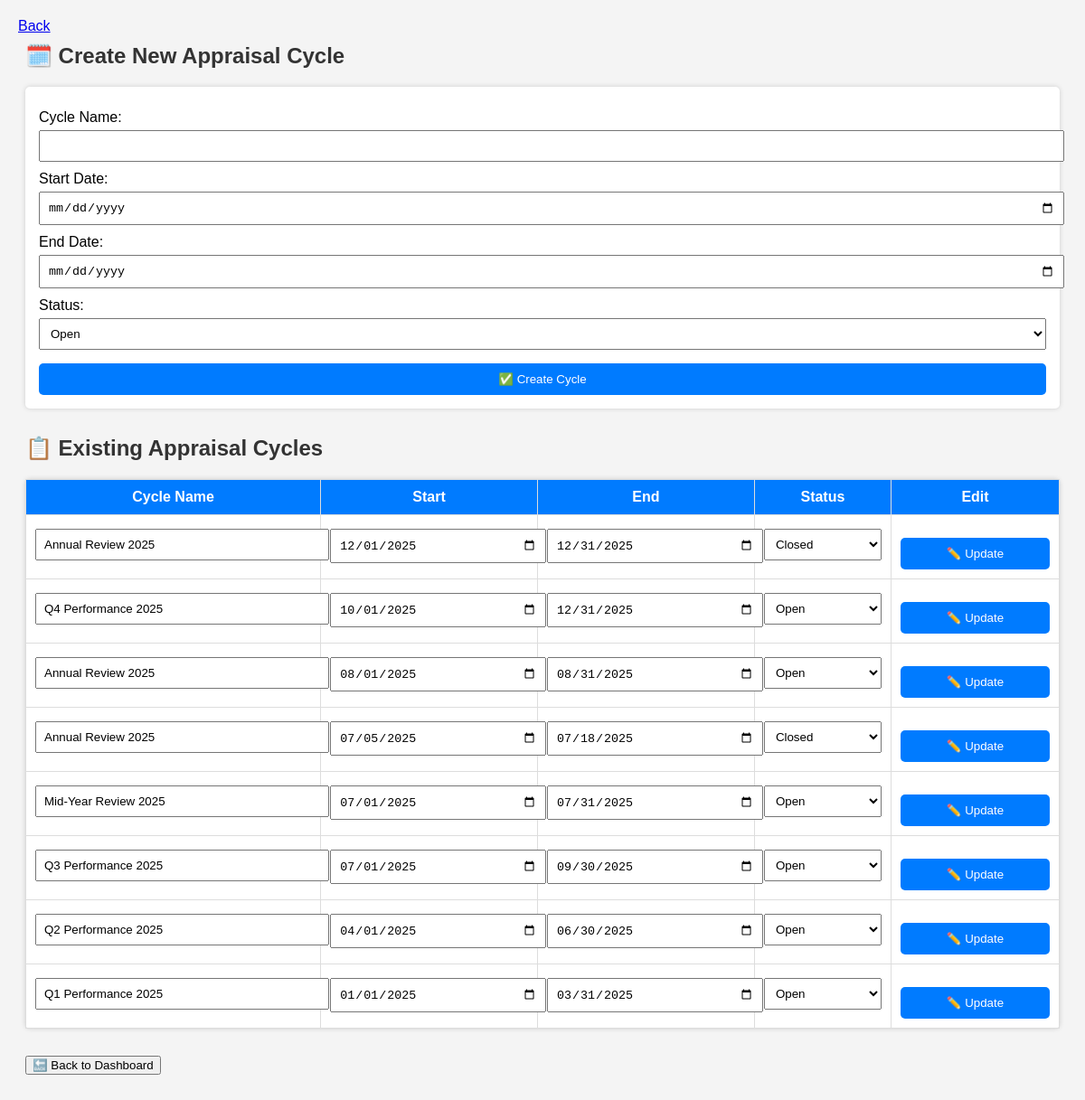
The app's page /manage_cycles.php (signed in) with its own data.
### tables this page shows
CREATE TABLE `cycle` (
  `cycle_id` int(11) NOT NULL,
  `cycle_name` varchar(100) NOT NULL,
  `start_date` date NOT NULL,
  `end_date` date NOT NULL,
  `status` enum('Open','Closed') DEFAULT 'Open'
);

### manage_cycles.php (the view, shortened to what this page needs)
 <?php
include 'db_connect.php';
$cycles = $conn->query("SELECT * FROM cycle ORDER BY start_date DESC");
?>
<!DOCTYPE html>
<html>
<head>
</head>
<body>
<h2>🗓️ Create New Appraisal Cycle</h2>
<form method="POST" action="manage_cycles.php">
    <label for="cycle_name">Cycle Name:</label>
    <input type="text" name="cycle_name" required>
    <label for="start_date">Start Date:</label>
    <input type="date" name="start_date" required>
    <label for="end_date">End Date:</label>
    <input type="date" name="end_date" required>
    <label for="status">Status:</label>
    <select name="status" required>
        <option value="Open">Open</option>
    </select>
    <input type="submit" name="create_cycle" value="✅ Create Cycle">
</form>
<h2>📋 Existing Appraisal Cycles</h2>
<?php if ($cycles->num_rows > 0): ?>
    <table>
        <thead>
            <tr>
                <th>Cycle Name</th>
                <th>Start</th>
                <th>End</th>
                <th>Status</th>
                <th>Edit</th>
            </tr>
        </thead>
        <tbody>
        <?php while ($row = $cycles->fetch_assoc()): ?>
            <tr>
                <form method="POST" action="manage_cycles.php">
                    <td><input type="text" name="cycle_name" value="<?= htmlspecialchars($row['cycle_name']) ?>"></td>
                    <td><input type="date" name="start_date" value="<?= $row['start_date'] ?>"></td>
                    <td><input type="date" name="end_date" value="<?= $row['end_date'] ?>"></td>
                    <td>
                        <select name="status">
                            <option value="Open" <?= $row['status'] === 'Open' ? 'selected' : '' ?>>Open</option>
                            <option value="Closed" <?= $row['status'] === 'Closed' ? 'selected' : '' ?>>Closed</option>
                        </select>
                    </td>
                    <td>
                        <input type="submit" name="update_cycle" value="✏️ Update">
                    </td>
                </form>
            </tr>
        <?php endwhile; ?>
        </tbody>
    </table>
<?php else: ?>
    <p>No cycles found.</p>
<?php endif; ?>
<a href="dashboard.php"><button>🔙 Back to Dashboard</button></a>
<div class="back-button">
  <a href="dashboard.php" onclick="return confirm('Return to dashboard?')" class="btn btn-outline-secondary">
    <i class="bi bi-arrow-left-circle"></i> Back
  </a>
</div>
</body>
</html>

### manage_cycles.php (style rules this page uses)
body { font-family: Arial, sans-serif; padding: 20px; background-color: #f4f4f4; }
h2 { color: #333; }
form, table { background-color: #fff; padding: 15px; border-radius: 5px; box-shadow: 0 0 5px #ccc; margin-bottom: 30px; }
label { display: block; margin-top: 10px; }
input, select { width: 100%; padding: 8px; margin-top: 5px; }
input[type="submit"] { margin-top: 15px; background-color: #007BFF; color: white; border: none; border-radius: 5px; padding: 10px 20px; cursor: pointer; }
table { width: 100%; border-collapse: collapse; }
th, td { padding: 10px; border: 1px solid #ddd; vertical-align: top; }
th { background-color: #007BFF; color: white; }
.back-button { position: absolute; top: 20px; left: 20px; z-index: 1000; }

### records on screen
cycle: cycle_name "Annual Review 2025", start_date "12/01/2025", end_date "12/31/2025", status "Closed"
cycle: cycle_name "Q4 Performance 2025", start_date "10/01/2025", end_date "12/31/2025", status "Open"
cycle: cycle_name "Annual Review 2025", start_date "08/01/2025", end_date "08/31/2025", status "Open"
cycle: cycle_name "Annual Review 2025", start_date "07/05/2025", end_date "07/18/2025", status "Closed"
cycle: cycle_name "Mid-Year Review 2025", start_date "07/01/2025", end_date "07/31/2025", status "Open"
cycle: cycle_name "Q3 Performance 2025", start_date "07/01/2025", end_date "09/30/2025", status "Open"
cycle: cycle_name "Q2 Performance 2025", start_date "04/01/2025", end_date "06/30/2025", status "Open"
cycle: cycle_name "Q1 Performance 2025", start_date "01/01/2025", end_date "03/31/2025", status "Open"
